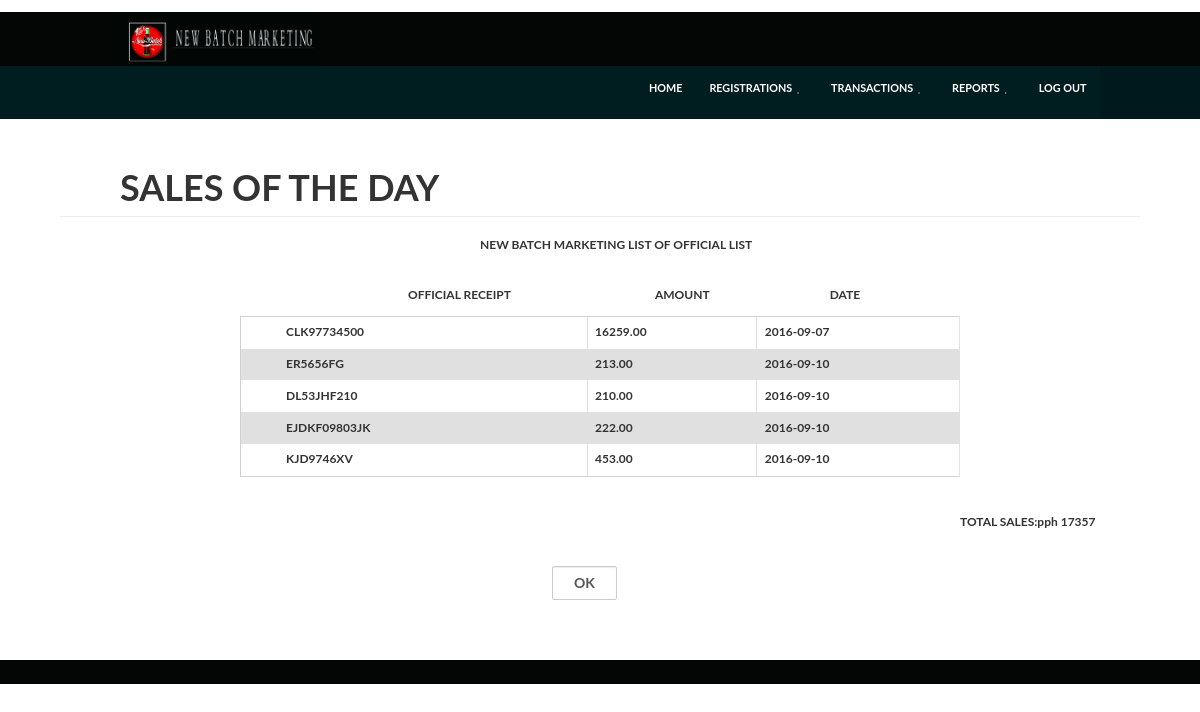
The page /reports/all_sales.php on the database its author committed.
### tables this page shows
CREATE TABLE IF NOT EXISTS `sales` (
  `id` int(6) NOT NULL AUTO_INCREMENT,
  `transaction_id` varchar(15) NOT NULL,
  `OR` varchar(15) NOT NULL,
  `order_id` varchar(15) NOT NULL,
  `customer_id` int(6) NOT NULL,
  `amount` double(15,2) NOT NULL,
  `date` date NOT NULL,
  PRIMARY KEY (`id`)
);

### dbOption/Db.class.php (called while the page is built, shortened)
<?php
class DB
{
	private $pdo;
	private $sQuery;
		private function Connect()
		{
			$this->settings = parse_ini_file("settings.ini.php");
			$dsn = 'mysql:dbname='.$this->settings["dbname"].';host='.$this->settings["host"].'';
			try
			{
				$this->pdo = new PDO($dsn, $this->settings["user"], $this->settings["password"], array(PDO::MYSQL_ATTR_INIT_COMMAND => "SET NAMES utf8"));
				$this->pdo->setAttribute(PDO::ATTR_ERRMODE, PDO::ERRMODE_EXCEPTION);
				$this->pdo->setAttribute(PDO::ATTR_EMULATE_PREPARES, false);
				$this->bConnected = true;
			}
			catch (PDOException $e)
			{
				echo $this->ExceptionLog($e->getMessage());
				die();
			}
		}
		private function Init($query,$parameters = "")
		{
		try {
				$this->sQuery = $this->pdo->prepare($query);
				$this->succes 	= $this->sQuery->execute();
			}
			catch(PDOException $e)
			{
					echo $this->ExceptionLog($e->getMessage(), $query );
					die();
			}
		}
		public function query($query,$params = null, $fetchmode = PDO::FETCH_ASSOC)
		{
			$query = trim($query);
			$this->Init($query,$params);
			$rawStatement = explode(" ", $query);
			$statement = strtolower($rawStatement[0]);
			if ($statement === 'select' || $statement === 'show') {
				return $this->sQuery->fetchAll($fetchmode);
			}
			elseif ( $statement === 'insert' ||  $statement === 'update' || $statement === 'delete' ) {
				return $this->sQuery->rowCount();
			}
			else {
				return NULL;
			}
		}
}
?>

### reports/all_sales.php (the view, shortened to what this page needs)
<?php
require("C:\\xampp\htdocs\\new_batch_marketing\\nbm\\subheader.php");
$new_batch_marketing = new Db();
$total_sales = '';
echo'<div style = "font-size:12px">';
echo '<form method = "post" action = "http://localhost:8080/new_batch_marketing/reports/sales_report.php">';
echo '<div style = "align:right;margin-top:8%;margin-left:10%;">';
echo '<h1>SALES OF THE DAY<h1></div>';
echo '<div><hr style= "width:90%;margin-right:0%;margin-top:-1%;margin-left:5%"></div>';
$infos = $new_batch_marketing->query("SELECT * FROM `sales`");
	 echo'<div style = "margin-left: 40%;width:60%">NEW BATCH MARKETING LIST OF OFFICIAL LIST</div></br></br>';
	 echo'<div  style = "float:left;margin-left:34%;">OFFICIAL RECEIPT</div>';
	 echo'<div  style = "float:left;margin-left:12%;">AMOUNT</div>';
	  echo'<div  style = "float:left;margin-left:10%;">DATE</div>';
	 echo'<div class = "rep" style = "float:left;margin-left:20%;margin-top:1%;width:60%;"><table>';
	if(empty($infos)){
		echo'<script>alert("NO SALES TODAY")</script>';
		echo '<script type="text/javascript">window.location.href = "/new_batch_marketing/nbm/nbm_index.php";</script>';
		exit();
	}else{
			foreach ($infos as $key){
				echo'<tr><td style = "padding-left:45px;">'.$key['OR'].'</td><td>'.$key['amount'].'</td><td>'.$key['date'].'</td></tr>';
				$total_sales = $total_sales + $key['amount'];
			}
	}
	echo'</table></div></div></br></br>';
	echo'<div style = "margin-top:16%;margin-left:70%;float;">TOTAL SALES:pph&nbsp;'.$total_sales.'</a></div>';
	echo'<div style = "margin-top:3%;margin-left:46%;"><input type ="submit" name = "ok" value = "OK" style="width:10%;border-radius:2px;"class = "form-control"></div>';
 echo' <footer style = "margin-top:5%;"></footer>';
?>

### css/responsee.css (style rules this page uses)
h1, h2, h3, h4, h5, h6 { color:#444; font-weight: normal; margin:0.2em 0 0.2em 0; }
h1 { font-size:2.4em; }
table { background:none repeat scroll 0 0 #fff; border:1px solid #D0D0D0; border-collapse:collapse; border-spacing:0; text-align:left; width:100%; }
table tr td, table tr th { padding:0.625em; }
table tr:nth-of-type(2n) { background:none repeat scroll 0 0 #e0e0e0; }
td { border-right:1px solid #e0e0e0; }
form { line-height:1.4em; }

### css/template-style.css (style rules this page uses)
body { background: url("../img/background.jpg") no-repeat fixed center center / 100% auto rgba(0, 0, 0, 0); }
footer { background: none repeat scroll 0 0 #040606; padding: 1em 0; }

### rows shown on the page
sales: OR "CLK97734500", amount "16259.00", date "2016-09-07"
sales: OR "ER5656FG", amount "213.00", date "2016-09-10"
sales: OR "DL53JHF210", amount "210.00", date "2016-09-10"
sales: OR "EJDKF09803JK", amount "222.00", date "2016-09-10"
sales: OR "KJD9746XV", amount "453.00", date "2016-09-10"

### other values the page prints
$total_sales "17357"
